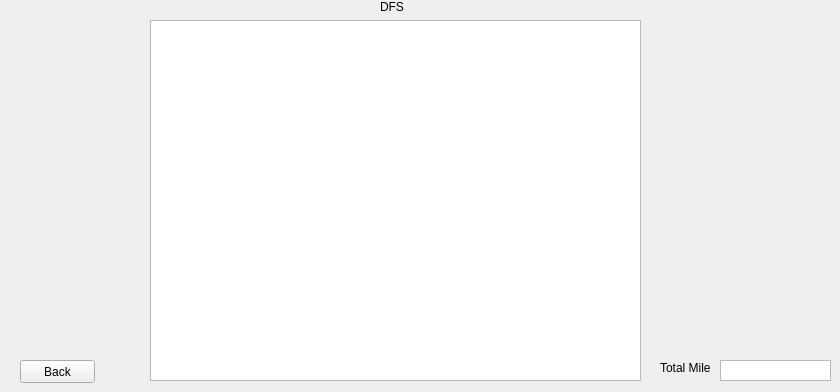
    <widget class="QWidget" name="DFS11">
     <widget class="QPushButton" name="DFS_BackB">
      <property name="geometry">
       <rect>
        <x>20</x>
        <y>360</y>
        <width>75</width>
        <height>23</height>
       </rect>
      </property>
      <property name="text">
       <string>Back</string>
      </property>
     </widget>
     <widget class="QLabel" name="label_13">
      <property name="geometry">
       <rect>
        <x>380</x>
        <y>0</y>
        <width>46</width>
        <height>13</height>
       </rect>
      </property>
      <property name="text">
       <string>DFS</string>
      </property>
     </widget>
     <widget class="QTextBrowser" name="DFSList">
      <property name="geometry">
       <rect>
        <x>150</x>
        <y>20</y>
        <width>491</width>
        <height>361</height>
       </rect>
      </property>
     </widget>
     <widget class="QTextBrowser" name="DFS_Miles">
      <property name="geometry">
       <rect>
        <x>720</x>
        <y>360</y>
        <width>111</width>
        <height>21</height>
       </rect>
      </property>
      <property name="verticalScrollBarPolicy">
       <enum>Qt::ScrollBarAlwaysOff</enum>
      </property>
      <property name="horizontalScrollBarPolicy">
       <enum>Qt::ScrollBarAlwaysOff</enum>
      </property>
     </widget>
     <widget class="QLabel" name="label_25">
      <property name="geometry">
       <rect>
        <x>660</x>
        <y>360</y>
        <width>51</width>
        <height>16</height>
       </rect>
      </property>
      <property name="text">
       <string>Total Miles:</string>
      </property>
     </widget>
    </widget>
